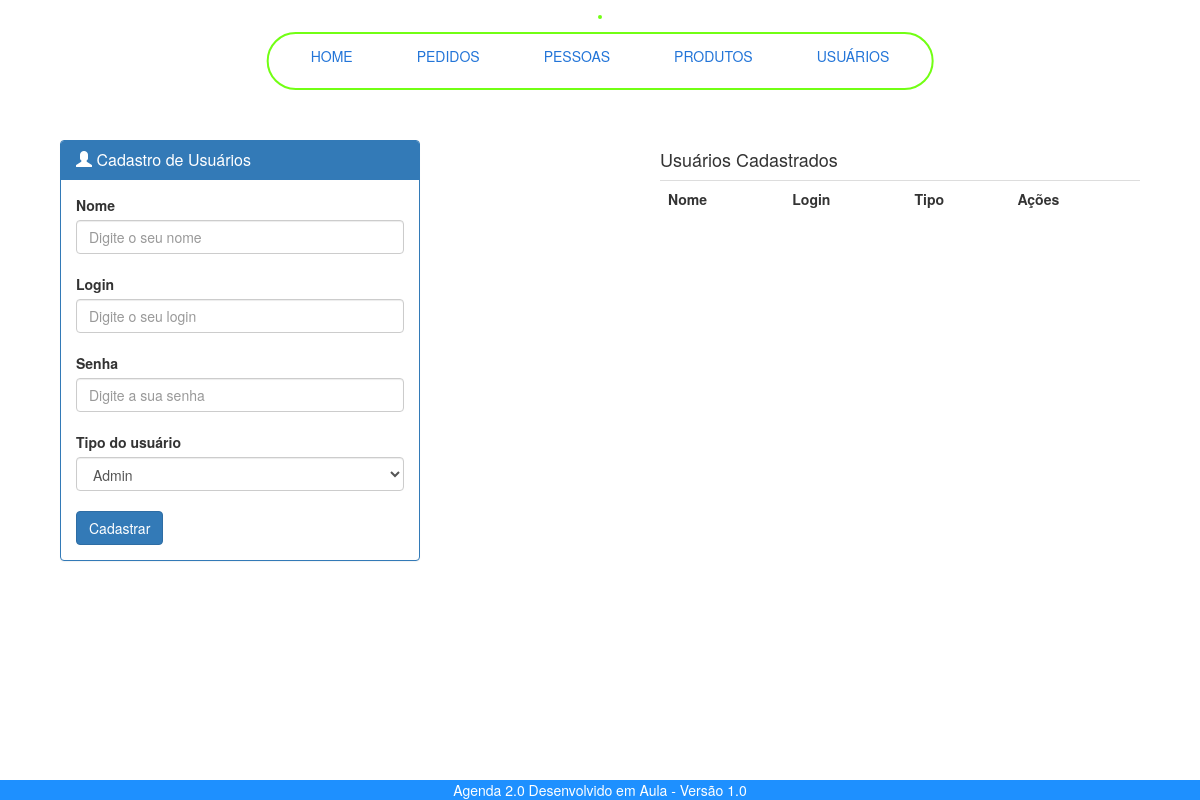
Before: /usuario.php with the older database file.
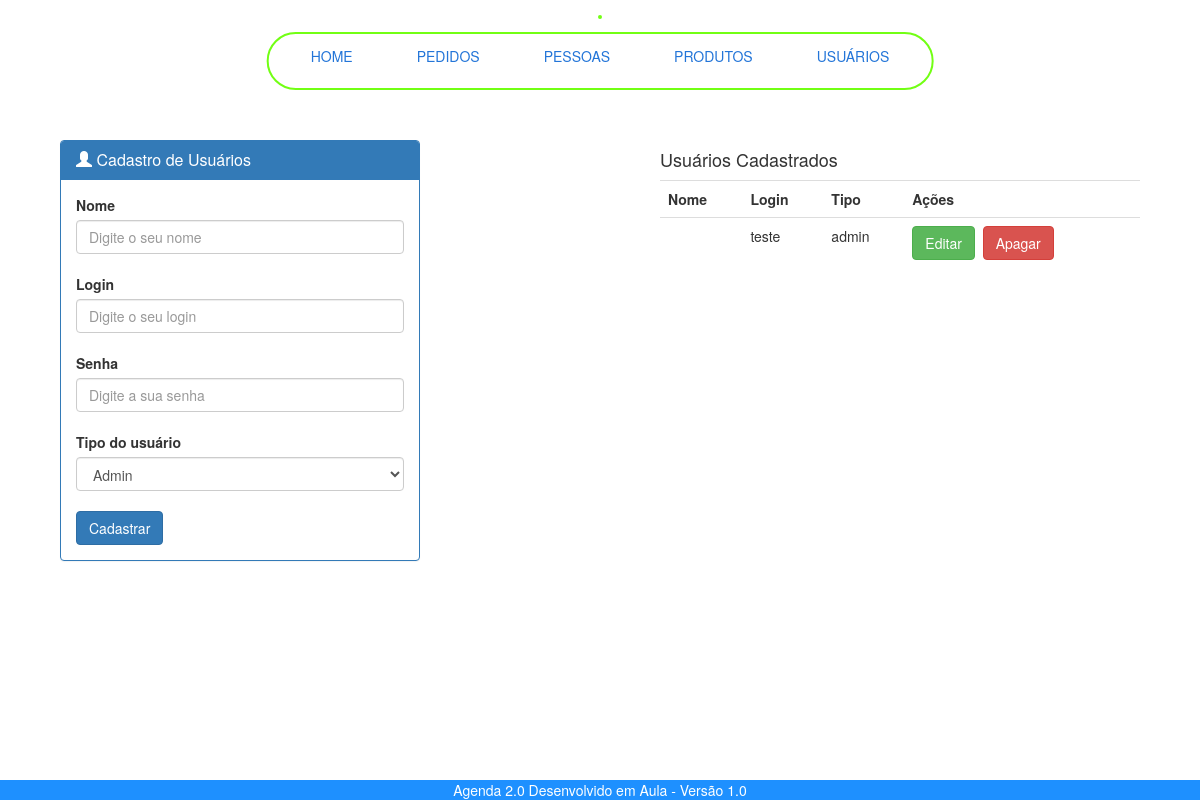
After: the same page with the newer database file.
### tables this page shows
CREATE TABLE `usuarios` (
  `idusuarios` int(11) NOT NULL,
  `tipo` varchar(85) NOT NULL,
  `login` varchar(30) NOT NULL,
  `senha` varchar(30) NOT NULL
);

### usuario.php (the view, shortened to what this page needs)
<!DOCTYPE HTML>
<html>
    <head>
            <link rel="stylesheet" href="css/nav2.css">
        <link rel="stylesheet" href="https://maxcdn.bootstrapcdn.com/bootstrap/3.3.7/css/bootstrap.min.css"/>
    </head>
    <body>
        <header>
        <br/><br/>
        </header>
        <nav>
            <?php
                include("menu.php");
            ?>
        </nav>
        <section>
        <br/><br/>
        <div style="width: 35%; float:left;padding-top:5%; padding-left:5%;">
        <div class="panel panel-primary">
            <div class="panel-heading"><h3 class="panel-title"><span class="glyphicon glyphicon-user" aria-hidden="true"></span>&nbsp;Cadastro de Usuários</h3></div>
                <div class="panel-body">
                    <form name="usuario" id="cadusuario" action="cadusuario.php" method="post">
                    <label>Nome</label>
                    <input type="text" name="nome" placeholder="Digite o seu nome" maxlength="30" autofocus required="required" class="form-control" />
                    <br/>
                    <label>Login</label>
                    <input type="text" name="login" placeholder="Digite o seu login" maxlength="30"  required="required" class="form-control" />
                    <br/>
                    <label>Senha</label>
                    <input type="password" name="senha" placeholder="Digite a sua senha" maxlength="30"  required="required" class="form-control" />
                    <br/>
                    <label>Tipo do usuário</label>
                    <select name="tipo" class="form-control">
                        <option value="admin">Admin</option>
                    </select>
                    <br/>
                    <input type="submit" value="Cadastrar" class="btn btn-primary" />
                    </form>
                </div>
        </div>
        </div>
        <div style="width: 45%; float:right;padding-top:5%; padding-right:5%;">
        <?php
            include("conecta.php");
            echo "<h4>Usuários Cadastrados</h4>";
            $sql = mysqli_query($conn, "SELECT * FROM usuarios");
            echo "<table class='table table-hover'>";
            echo "<tr>";
                echo "<th>Nome</th>";
                echo "<th>Login</th>";
                echo "<th>Tipo</th>";
                echo "<th>Ações</th>";
            echo "</tr>";
            while($usuario = mysqli_fetch_array($sql)){
            echo "<tr>";
                $id = $usuario['idusuarios'];
                echo "<td>".$usuario['nome']."</td>";
                echo "<td>".$usuario['login']."</td>";
                echo "<td>".$usuario['tipo']."</td>";
                echo "<td><a href='editausuario.php?idusuarios=$id'><button type='submit' class='btn btn-success'>Editar</button></a>&nbsp;&nbsp;<a href='apagausuario.php?idpessoa=$id'><button type='submit' class='btn btn-danger'>Apagar</button></a></td>";
            echo "</tr>";
            }
        ?>
        </div>
        </section>
        <footer>
        <div style="position: fixed; left: 0; bottom: 0; width: 100%; background-color: DodgerBlue; color: white; text-align: center;">Agenda 2.0 Desenvolvido em Aula - Versão 1.0</div>
        </footer>
    </body>
</html>

### menu.php (shortened to what this page needs)
<?php
$tipo =  $_SESSION["tipo"];
if ($tipo === "admin") {
  echo "<nav>";
  echo "<ul>";
  echo "<li><a href='main.php'>Home</a></li>";
  echo "<li>";
  echo "<a href='#0'>Pedidos</a>";
  echo  "<ul>";
  echo "<li><a href='pedidos.php'>pedidos</a></li>";
  echo  "<li><a href='vendas.php'>Vendas</a></li>";
  echo "</ul>";
  echo "</li>";
  echo "<li>";
  echo "<a href='#0'>Pessoas</a>";
  echo  "<ul>";
  echo "<li><a href='pessoa.php'>pessoas</a></li>";
  echo  "<li><a href='cadpessoa.php'>Cadastrar pessoas</a></li>";
  echo "</ul>";
  echo "</li>";
  echo "<li>";
  echo "<a href='#0'>Produtos</a>";
  echo  "<ul>";
  echo  "<li><a href='produtos.php'>Produtos</a></li>";
  echo  "<li><a href='cadproduto.php'>Cadastro de Produtos</a></li>";
  echo "</ul>";
  echo "</li>";
  echo  "<li><a href='#0'>Usuários</a>";
  echo  "<ul>";
  echo "<li><a>User:     " . $_SESSION['user'] . "</a></li>";
  echo  "<li><a href='usuario.php'>Cadastro de Usuários</a></li>";
  echo  "<li><a href='sair.php'>Sair</a></li>";
  echo "</ul>";
  echo "</li>";
  echo "</ul>";
  echo "</nav>";
} else {
  echo "<nav>";
  echo "<ul>";
  echo "<li><a href='main.php'>Home</a></li>";
  echo "<li>";
  echo "<a href='#0'>Pedidos</a>";
  echo "</li>";
  echo "<li>";
  echo "<a href='#0'>Pessoas</a>";
  echo "</li>";
  echo "<li>";
  echo "<a href='#0'>Produtos</a>";
  echo "</li>";
  echo  "<li><a href='#0'>Usuários</a>";
  echo "</li>";
  echo "</ul>";
  echo "</nav>";
}
?>

### css/nav2.css (style rules this page uses)
body { background: #F9F8FD; font-family: 'Lexend Exa', sans-serif; }
nav { position: absolute; top: 15px; left: 50%; transform: translateX(-50%); display: inline-block; border: 2px solid #72ff14; border-radius: 30px; animation: slide-in 1s ease-out; }
ul { position: relative; display: flex; flex: 1 1 auto; margin: 0; padding: 0 30px; list-style-type: none; }
ul li:not(:last-child) { margin-right: 40px; }
ul li { border: 2px solid transparent; border-radius: 5px; padding: 10px; transition: background 0.2s; }
ul li a { color: #2375D8; text-decoration: none; text-transform: uppercase; transition: color 0.2s; }

Changed rows visible on the page:
added usuarios: login "teste", tipo "admin"
